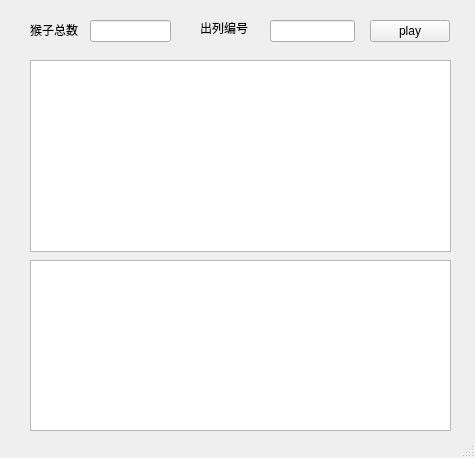
<?xml version="1.0" encoding="UTF-8"?>
<ui version="4.0">
 <class>MainWindow</class>
 <widget class="QMainWindow" name="MainWindow">
  <property name="geometry">
   <rect>
    <x>0</x>
    <y>0</y>
    <width>475</width>
    <height>458</height>
   </rect>
  </property>
  <property name="windowTitle">
   <string>猴子选大王</string>
  </property>
  <widget class="QWidget" name="centralwidget">
   <widget class="QLabel" name="label">
    <property name="geometry">
     <rect>
      <x>30</x>
      <y>20</y>
      <width>56</width>
      <height>20</height>
     </rect>
    </property>
    <property name="text">
     <string>猴子总数</string>
    </property>
    <property name="buddy">
     <cstring>lineEdit</cstring>
    </property>
   </widget>
   <widget class="QLineEdit" name="lineEdit">
    <property name="geometry">
     <rect>
      <x>90</x>
      <y>20</y>
      <width>81</width>
      <height>22</height>
     </rect>
    </property>
   </widget>
   <widget class="QLabel" name="label_2">
    <property name="geometry">
     <rect>
      <x>200</x>
      <y>20</y>
      <width>56</width>
      <height>16</height>
     </rect>
    </property>
    <property name="text">
     <string>出列编号</string>
    </property>
    <property name="buddy">
     <cstring>lineEdit_2</cstring>
    </property>
   </widget>
   <widget class="QLineEdit" name="lineEdit_2">
    <property name="geometry">
     <rect>
      <x>270</x>
      <y>20</y>
      <width>85</width>
      <height>22</height>
     </rect>
    </property>
   </widget>
   <widget class="QPushButton" name="pushButton">
    <property name="geometry">
     <rect>
      <x>370</x>
      <y>20</y>
      <width>80</width>
      <height>22</height>
     </rect>
    </property>
    <property name="focusPolicy">
     <enum>Qt::WheelFocus</enum>
    </property>
    <property name="text">
     <string>play</string>
    </property>
    <property name="checkable">
     <bool>true</bool>
    </property>
   </widget>
   <widget class="QTextBrowser" name="textBrowser">
    <property name="geometry">
     <rect>
      <x>30</x>
      <y>260</y>
      <width>421</width>
      <height>171</height>
     </rect>
    </property>
   </widget>
   <widget class="QTextBrowser" name="textBrowser_2">
    <property name="geometry">
     <rect>
      <x>30</x>
      <y>60</y>
      <width>421</width>
      <height>192</height>
     </rect>
    </property>
   </widget>
  </widget>
  <widget class="QStatusBar" name="statusbar"/>
 </widget>
 <resources/>
 <connections/>
</ui>
